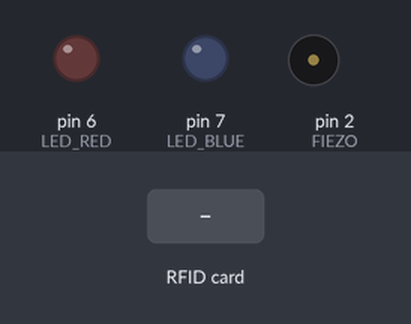
Recording of a sketch running on a simulated Arduino Uno, built with avr-gcc and run on an emulated ATmega328P. Shown: output pins drawn as LEDs (lit = HIGH), buzzer (waves = sounding). Dashed ring = blinking. Inputs (shaded band) come from the test bench. Pins used as bus, display or sensor lines are not drawn; what the sketch prints to the serial monitor is not drawn.

Above: at 1.4 s.
1.5 s: RFID card A6 9F B9 02 held to the reader
At 2.3 s:
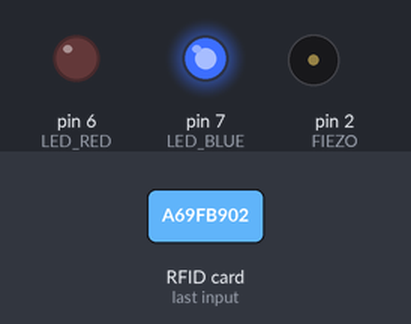
4.0 s: RFID card 55 FC CD 01 held to the reader
At 5.1 s:
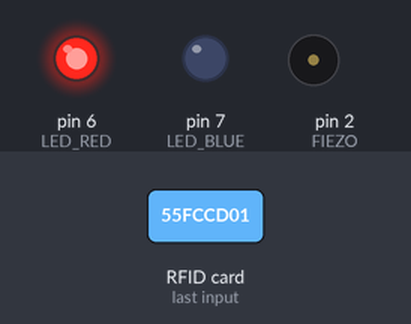
6.8 s: RFID card 5E 7A 19 C4 held to the reader
At 7.17 s:
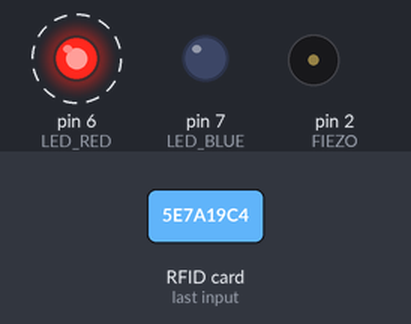
Timing chart, 0 to 11.0 s (numbered marks = the images above; inputs shaded):
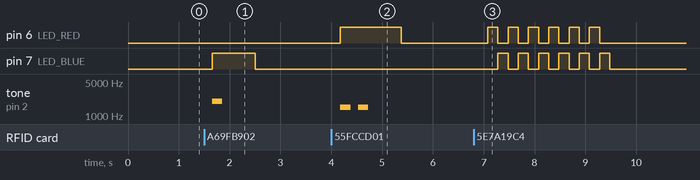

The sketch:

29.RFID_LED_Buzzer.ino
```cpp
/*
  MFRC522 RFID 리더기 + LED + 피에조 부저 예제 (조건 분기 버전)

  기능:
    - RFID 카드/태그를 안테나 위에 올리면 UID(고유번호)를 읽어서
      시리얼 모니터로 출력한다.
    - UID를 문자열로 변환해서 미리 등록해둔 카드와 비교한다.
    - 1번 카드 → 파란 LED ON + 부저 1회 울림
    - 2번 카드 → 빨간 LED ON + 부저 2회 울림
    - 그 외 카드 → “등록되지 않은 카드” 메시지 + 빨강/파랑 LED 번갈아 깜빡임

  사용 장치:
    - MFRC522 RFID 모듈
    - 빨간 LED, 파란 LED
    - 피에조 부저
*/

#include <SPI.h>
#include <MFRC522.h>

// ─────────────────────────────────────────────
// 핀 설정 (Arduino UNO 기준)
// ─────────────────────────────────────────────
#define SS_PIN    10   // RFID 모듈 SDA(SS) 핀 → D10
#define RST_PIN    9   // RFID 모듈 RST 핀 → D9

#define LED_RED    6   // 빨간 LED
#define LED_BLUE   7   // 파란 LED

#define FIEZO      2   // 피에조 부저 (+)

// MFRC522 객체 생성
MFRC522 mfrc(SS_PIN, RST_PIN);

// 읽어온 카드 UID를 문자열로 저장할 변수
String CardUuid = "";

// ─────────────────────────────────────────────
// 1번 / 2번 카드 UID (시리얼 모니터로 확인한 값 사용)
//   - 카드 1: A6 9F B9 02 → "A6:9F:B9:02"  흰색 태그
//   - 카드 2: 55 FC CD 01 → "55:FC:CD:01"  파란색 태그
// ─────────────────────────────────────────────
const String CARD1_UID = "A6:9F:B9:02";  // 1번 카드 (흰색 태그)
const String CARD2_UID = "55:FC:CD:01";  // 2번 카드 (파란색 태그)

// ─────────────────────────────────────────────
// UID를 "XX:YY:ZZ:WW" 형태의 문자열로 변환하는 함수
// 예: 0x55 0xFC 0xCD 0x01 → "55:FC:CD:01"
// ─────────────────────────────────────────────
String getCardUidString(const MFRC522::Uid &uid) {
  String uidStr = "";

  for (byte i = 0; i < uid.size; i++) {
    // 값이 0x0F 이하(한 자리 HEX)일 때 앞에 0 붙이기 (예: 0x5 → "05")
    if (uid.uidByte[i] < 0x10) uidStr += "0";

    // 16진수 형태의 문자열로 붙이기 (예: 0xA6 → "a6")
    uidStr += String(uid.uidByte[i], HEX);

    // 각 바이트 사이에 ":" 구분자 추가
    if (i < uid.size - 1) {
      uidStr += ":";
    }
  }

  // 소문자 → 대문자로 통일 ("a6:9f" → "A6:9F")
  uidStr.toUpperCase();
  return uidStr;
}

// ─────────────────────────────────────────────
// 부저를 여러 번 울리는 헬퍼 함수
//   count  : 울릴 횟수
//   freq   : 주파수(Hz) – 높을수록 높은 음
//   onTime : 한 번 울릴 때 ON 시간(ms)
//   offTime: 울리고 나서 쉬는 시간(ms)
// ─────────────────────────────────────────────
void beep(int count, unsigned int freq, unsigned int onTime, unsigned int offTime) {
  for (int i = 0; i < count; i++) {
    tone(FIEZO, freq);   // 해당 주파수로 부저 ON
    delay(onTime);       // onTime ms 동안 유지
    noTone(FIEZO);       // 부저 OFF
    delay(offTime);      // offTime ms 쉼
  }
}

// ─────────────────────────────────────────────
// 등록되지 않은 카드일 때
// 빨간 LED ↔ 파란 LED 번갈아 깜빡이게 하는 함수
//   times    : "빨강-파랑" 한 쌍을 몇 번 반복할지
//   interval : 각 색상 유지 시간(ms)
// ─────────────────────────────────────────────
void blinkAlternate(int times, unsigned int interval) {
  for (int i = 0; i < times; i++) {
    // 1) 빨간 LED ON, 파란 LED OFF
    digitalWrite(LED_RED, HIGH);
    digitalWrite(LED_BLUE, LOW);
    delay(interval);

    // 2) 빨간 LED OFF, 파란 LED ON
    digitalWrite(LED_RED, LOW);
    digitalWrite(LED_BLUE, HIGH);
    delay(interval);
  }

  // 마지막에는 둘 다 OFF 상태로 마무리
  digitalWrite(LED_RED, LOW);
  digitalWrite(LED_BLUE, LOW);
}

void setup() {
  Serial.begin(9600);

  // ── 핀 모드 설정 ──
  pinMode(LED_RED, OUTPUT);
  pinMode(LED_BLUE, OUTPUT);
  pinMode(FIEZO, OUTPUT);

  // 시작 시 LED/부저 OFF 상태로 초기화
  digitalWrite(LED_RED, LOW);
  digitalWrite(LED_BLUE, LOW);
  digitalWrite(FIEZO, LOW);

  Serial.println("=== RFID 카드 테스트 시작 ===");

  // ── SPI & MFRC522 초기화 ──
  SPI.begin();          // SPI 통신 시작
  Serial.println("step 1: SPI.begin OK");

  mfrc.PCD_Init();      // MFRC522 칩 초기화
  Serial.println("step 2: PCD_Init OK");

  // 펌웨어 버전 정보 출력 (정상 통신 확인용)
  mfrc.PCD_DumpVersionToSerial();
  Serial.println("step 3: DumpVersionToSerial OK");

  Serial.println("카드를 안테나 위에 올려두거나, 가까이 대 보세요.");
  Serial.println("==============================================");
}

void loop() {
  // 너무 빠른 폴링 방지 (조금만 천천히 돌리기)
  delay(200);

  // ─────────────────────────────────────────
  // 1) 새 카드가 있는지 확인
  //    - 카드가 없으면 return → loop 처음으로 돌아감
  // ─────────────────────────────────────────
  if (!mfrc.PICC_IsNewCardPresent()) {
    return;
  }
  Serial.println(">> 새 카드 감지됨!");

  // ─────────────────────────────────────────
  // 2) 감지된 카드의 UID 읽기
  // ─────────────────────────────────────────
  if (!mfrc.PICC_ReadCardSerial()) {
    Serial.println("!! 카드 감지됨, 하지만 UID 읽기 실패");
    delay(500);
    return;
  }
  Serial.println(">> 카드 UID 읽기 성공");

  // ─────────────────────────────────────────
  // 3) UID 바이트 값을 HEX로 출력
  //    (시리얼 모니터에서 UID 확인용)
// ─────────────────────────────────────────
  Serial.print("Card UID (HEX): ");
  for (byte i = 0; i < mfrc.uid.size; i++) {
    if (mfrc.uid.uidByte[i] < 0x10) Serial.print("0"); // 한 자리 HEX일 때 0 패딩
    Serial.print(mfrc.uid.uidByte[i], HEX);            // 16진수로 출력
    Serial.print(" ");
  }
  Serial.println();

  // ─────────────────────────────────────────
  // 4) UID를 "XX:YY:ZZ:WW" 형식의 문자열로 변환
  // ─────────────────────────────────────────
  CardUuid = getCardUidString(mfrc.uid);
  Serial.print("UID String = ");
  Serial.println(CardUuid);

  // ─────────────────────────────────────────
  // 5) 카드 타입 정보 출력 (MIFARE 1KB 등)
// ─────────────────────────────────────────
  MFRC522::PICC_Type piccType = mfrc.PICC_GetType(mfrc.uid.sak);
  Serial.print("PICC type: ");
  Serial.println(mfrc.PICC_GetTypeName(piccType));

  // ─────────────────────────────────────────
  // 6) UID에 따라 LED / 부저 동작 분기
  // ─────────────────────────────────────────
  // 모든 LED 먼저 끄고 시작 (상태 초기화)
  digitalWrite(LED_RED, LOW);
  digitalWrite(LED_BLUE, LOW);

  if (CardUuid == CARD1_UID) {
    // ■ 1번 카드: 파란 LED ON + 부저 1회 울림
    Serial.println("① 1번 카드 인식: BLUE LED ON + 부저 1회");

    digitalWrite(LED_BLUE, HIGH);   // 파란 LED 켜기
    digitalWrite(LED_RED, LOW);     // 빨간 LED 끄기

    // 부저 1회 울리기: 2kHz, 200ms ON, 150ms OFF
    beep(1, 2000, 200, 150);
  }
  else if (CardUuid == CARD2_UID) {
    // ■ 2번 카드: 빨간 LED ON + 부저 2회 울림
    Serial.println("② 2번 카드 인식: RED LED ON + 부저 2회");

    digitalWrite(LED_BLUE, LOW);    // 파란 LED 끄기
    digitalWrite(LED_RED, HIGH);    // 빨간 LED 켜기

    // 부저 2회 울리기: 1.5kHz, 200ms ON, 150ms OFF
    beep(2, 1500, 200, 150);
  }
  else {
    // ■ 등록되지 않은 카드
    Serial.println("※ 등록되지 않은 카드입니다. (RED/BLUE 번갈아 깜빡임)");

    // 빨간 LED ↔ 파란 LED 번갈아 깜빡이기
    // 예: 6번 반복, 각 색상 200ms 유지 → 총 약 2.4초 정도 깜빡
    blinkAlternate(6, 200);
  }

  // LED 상태를 유지하고 싶으면 이 부분은 빼도 됨
  // blinkAlternate()에서 이미 OFF로 마무리하긴 하지만,
  // 안전하게 한 번 더 꺼주는 초기화 코드
  delay(500);
  digitalWrite(LED_RED, LOW);
  digitalWrite(LED_BLUE, LOW);

  // ─────────────────────────────────────────
  // 7) 카드 통신 종료 (다음 카드 읽기 준비)
  // ─────────────────────────────────────────
  mfrc.PICC_HaltA();       // 현재 카드와 통신 종료
  mfrc.PCD_StopCrypto1();  // 암호화 세션 종료

  Serial.println("---- 카드 처리 완료, 다음 카드 대기 ----");
  Serial.println();
}
```

Measured:
- after the input at 1.5 s, pin 7 (LED_BLUE): LOW → HIGH after 0.16 s, → LOW 0.85 s later; tone on pin 2 (FIEZO): silent → 2000 Hz after 0.16 s, → silent 0.20 s later
- after the input at 4.0 s, pin 6 (LED_RED): LOW → HIGH after 0.18 s, → LOW 1.2 s later; tone on pin 2 (FIEZO): alternates 1500 Hz for 0.20 s and silent for 0.15 s, 4 changes in all, then stays silent, starting after 0.18 s
- after the input at 6.8 s, pin 6 (LED_RED): alternates HIGH for 0.20 s and LOW for 0.20 s, 12 changes in all, then stays LOW, starting after 0.28 s; pin 7 (LED_BLUE): alternates HIGH for 0.20 s and LOW for 0.20 s, 12 changes in all, then stays LOW, starting after 0.48 s
